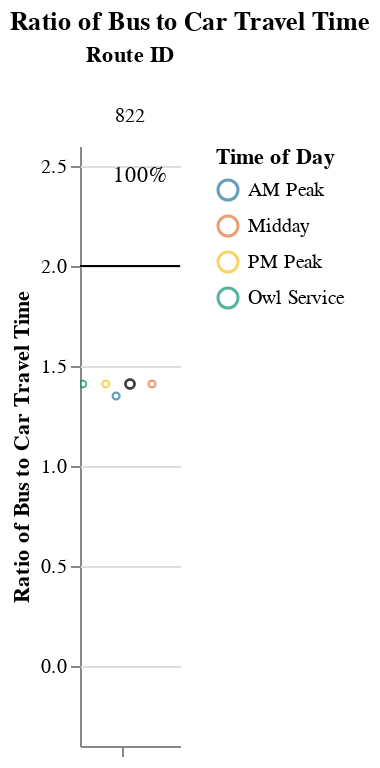
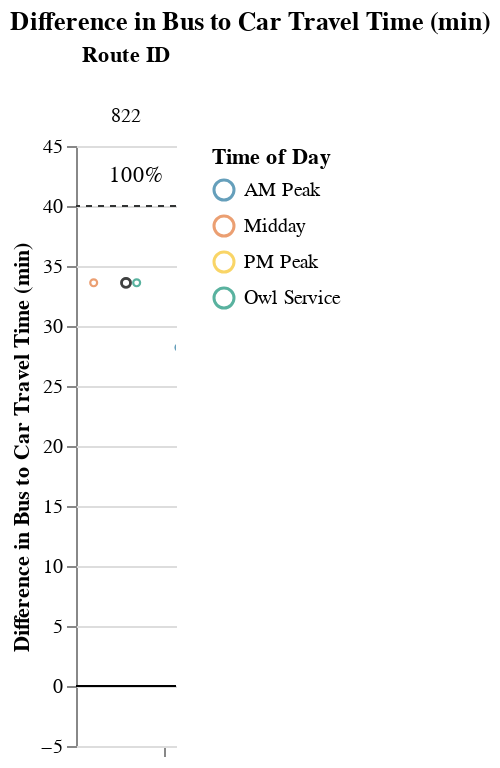

Notebook source saved alongside these figures, in order:
### Markdown cell above
### Long Routes (> 1.5 hrs)

### Code cell
route_group = "long"
try:
    display_charts_for_route_group(df, route_group)
except:
    print("No routes meet this criteria.")

### Figure 1 — Vega-Lite specification as saved in the notebook (floating-point values rounded to 4 significant figures)
{"config": {"view": {"continuousWidth": 400, "continuousHeight": 300, "stroke": null}, "facet": {"spacing": 0}}, "data": {"name": "data-ec6f1a0828b186081c77b759986deba5"}, "facet": {"column": {"field": "route_id", "sort": ["822"], "title": "Route ID", "type": "nominal"}}, "spec": {"layer": [{"mark": "rule", "encoding": {"color": {"value": "black"}, "y": {"field": "cutoff", "type": "quantitative"}}, "selection": {"selector003": {"type": "interval", "bind": "scales", "encodings": ["x", "y"]}}}, {"mark": {"type": "point", "opacity": 0.65, "size": 12, "strokeWidth": 1.1}, "encoding": {"color": {"field": "time_of_day", "scale": {"range": ["#136C97", "#E16B26", "#F6BF16", "#00896B", "#7790A3", "#5B559C"]}, "sort": ["AM Peak", "Midday", "PM Peak", "Owl Service"], "title": "Time of Day", "type": "nominal"}, "tooltip": [{"field": "route_id", "type": "nominal"}, {"field": "trip_id", "type": "nominal"}, {"field": "service_hours", "type": "quantitative"}, {"field": "car_duration_hours", "type": "quantitative"}, {"field": "bus_multiplier", "type": "quantitative"}, {"field": "bus_difference", "type": "quantitative"}, {"field": "num_trips", "type": "quantitative"}, {"field": "num_competitive", "type": "quantitative"}, {"field": "pct_trips_competitive", "type": "quantitative"}, {"field": "p25", "type": "quantitative"}, {"field": "p50", "type": "quantitative"}, {"field": "p75", "type": "quantitative"}], "x": {"axis": {"grid": false, "labels": false, "ticks": true, "values": [0]}, "field": "jitter", "scale": {}, "title": null, "type": "quantitative"}, "y": {"field": "bus_multiplier", "scale": {"domain": [-0.25, 2.5]}, "title": "Ratio of Bus to Car Travel Time", "type": "quantitative"}}, "transform": [{"calculate": "sqrt(-2*log(random()))*cos(2*PI*random())", "as": "jitter"}], "width": 50}, {"layer": [{"mark": {"type": "point", "opacity": 0.6, "size": 20, "strokeWidth": 1.3}, "encoding": {"color": {"value": "#323434"}, "y": {"field": "bus_multiplier", "type": "quantitative"}}, "transform": [{"filter": "(datum.p50_trip === 1)"}]}, {"mark": {"type": "text", "align": "center", "baseline": "middle"}, "encoding": {"color": {"value": "black"}, "text": {"field": "pct_trips_competitive", "format": ".0%", "type": "quantitative"}, "tooltip": [{"field": "route_id", "type": "nominal"}, {"field": "trip_id", "type": "nominal"}, {"field": "service_hours", "type": "quantitative"}, {"field": "car_duration_hours", "type": "quantitative"}, {"field": "bus_multiplier", "type": "quantitative"}, {"field": "bus_difference", "type": "quantitative"}, {"field": "num_trips", "type": "quantitative"}, {"field": "num_competitive", "type": "quantitative"}, {"field": "pct_trips_competitive", "type": "quantitative"}, {"field": "p25", "type": "quantitative"}, {"field": "p50", "type": "quantitative"}, {"field": "p75", "type": "quantitative"}], "x": {"value": 30}, "y": {"value": 15}}, "transform": [{"calculate": "sqrt(-2*log(random()))*cos(2*PI*random())", "as": "jitter"}, {"filter": "(datum.fastest_trip === 1)"}]}]}]}, "resolve": {"scale": {"y": "shared"}}, "title": "Ratio of Bus to Car Travel Time", "$schema": "https://vega.github.io/schema/vega-lite/v4.17.0.json", "datasets": {"data-ec6f1a0828b186081c77b759986deba5": [{"calitp_itp_id": 42, "trip_key": -3175372383375127757, "trip_id": "t_1194487_b_23002_tn_0", "shape_id": "p_179049", "route_id": "822", "service_hours": 1.83, "trip_first_departure_ts": 33300, "trip_last_arrival_ts": 39900, "departure_hour": 9, "time_of_day": "AM Peak", "p25": 1.92, "p50": 1.92, "p75": 1.92, "p50_trip": 0, "fastest_trip": 1, "car_duration_hours": 1.36, "competitive_route": 1, "bus_multiplier": 1.35, "bus_difference": 28.2, "num_trips": 5, "num_competitive": 5, "pct_trips_competitive": 1.0, "bus_difference_spread": 10.2, "route_group": "long", "max_trip_hrs": 2.0, "max_trip_route_group": 2.55, "name": "Blue Lake Rancheria", "caltrans_district": "01 - Eureka", "drmt_organization_name": null, "cutoff2": 40, "cutoff": 2}, {"calitp_itp_id": 42, "trip_key": -802452632623895397, "trip_id": "t_1194480_b_23002_tn_0", "shape_id": "p_179043", "route_id": "822", "service_hours": 1.92, "trip_first_departure_ts": 62400, "trip_last_arrival_ts": 69300, "departure_hour": 17, "time_of_day": "PM Peak", "p25": 1.92, "p50": 1.92, "p75": 1.92, "p50_trip": 1, "fastest_trip": 0, "car_duration_hours": 1.36, "competitive_route": 1, "bus_multiplier": 1.41, "bus_difference": 33.6, "num_trips": 5, "num_competitive": 5, "pct_trips_competitive": 1.0, "bus_difference_spread": 10.2, "route_group": "long", "max_trip_hrs": 2.0, "max_trip_route_group": 2.55, "name": "Blue Lake Rancheria", "caltrans_district": "01 - Eureka", "drmt_organization_name": null, "cutoff2": 40, "cutoff": 2}, {"calitp_itp_id": 42, "trip_key": 7242940967973078295, "trip_id": "t_1194478_b_23002_tn_0", "shape_id": "p_179043", "route_id": "822", "service_hours": 1.92, "trip_first_departure_ts": 24360, "trip_last_arrival_ts": 31260, "departure_hour": 6, "time_of_day": "Owl Service", "p25": 1.92, "p50": 1.92, "p75": 1.92, "p50_trip": 1, "fastest_trip": 0, "car_duration_hours": 1.36, "competitive_route": 1, "bus_multiplier": 1.41, "bus_difference": 33.6, "num_trips": 5, "num_competitive": 5, "pct_trips_competitive": 1.0, "bus_difference_spread": 10.2, "route_group": "long", "max_trip_hrs": 2.0, "max_trip_route_group": 2.55, "name": "Blue Lake Rancheria", "caltrans_district": "01 - Eureka", "drmt_organization_name": null, "cutoff2": 40, "cutoff": 2}, {"calitp_itp_id": 42, "trip_key": -5381631097348447121, "trip_id": "t_1194477_b_23002_tn_0", "shape_id": "p_179043", "route_id": "822", "service_hours": 1.92, "trip_first_departure_ts": 40800, "trip_last_arrival_ts": 47700, "departure_hour": 11, "time_of_day": "Midday", "p25": 1.92, "p50": 1.92, "p75": 1.92, "p50_trip": 1, "fastest_trip": 0, "car_duration_hours": 1.36, "competitive_route": 1, "bus_multiplier": 1.41, "bus_difference": 33.6, "num_trips": 5, "num_competitive": 5, "pct_trips_competitive": 1.0, "bus_difference_spread": 10.2, "route_group": "long", "max_trip_hrs": 2.0, "max_trip_route_group": 2.55, "name": "Blue Lake Rancheria", "caltrans_district": "01 - Eureka", "drmt_organization_name": null, "cutoff2": 40, "cutoff": 2}, {"calitp_itp_id": 42, "trip_key": 1678998890025832350, "trip_id": "t_1194483_b_23002_tn_0", "shape_id": "p_179044", "route_id": "822", "service_hours": 2.0, "trip_first_departure_ts": 54300, "trip_last_arrival_ts": 61500, "departure_hour": 15, "time_of_day": "Midday", "p25": 1.92, "p50": 1.92, "p75": 1.92, "p50_trip": 0, "fastest_trip": 0, "car_duration_hours": 1.36, "competitive_route": 1, "bus_multiplier": 1.47, "bus_difference": 38.4, "num_trips": 5, "num_competitive": 5, "pct_trips_competitive": 1.0, "bus_difference_spread": 10.2, "route_group": "long", "max_trip_hrs": 2.0, "max_trip_route_group": 2.55, "name": "Blue Lake Rancheria", "caltrans_district": "01 - Eureka", "drmt_organization_name": null, "cutoff2": 40, "cutoff": 2}]}}

### Figure 2 — Vega-Lite specification as saved in the notebook (floating-point values rounded to 4 significant figures)
{"config": {"view": {"continuousWidth": 400, "continuousHeight": 300, "stroke": null}, "facet": {"spacing": 0}}, "data": {"name": "data-31bf56bddf68adf3f438a4392dad8132"}, "facet": {"column": {"field": "route_id", "sort": ["822"], "title": "Route ID", "type": "nominal"}}, "spec": {"layer": [{"mark": "rule", "encoding": {"color": {"value": "black"}, "y": {"field": "cutoff", "type": "quantitative"}}, "selection": {"selector004": {"type": "interval", "bind": "scales", "encodings": ["x", "y"]}}}, {"mark": {"type": "rule", "strokeDash": [3, 3]}, "encoding": {"color": {"value": "#323434"}, "y": {"field": "cutoff2", "type": "quantitative"}}}, {"mark": {"type": "point", "opacity": 0.65, "size": 12, "strokeWidth": 1.1}, "encoding": {"color": {"field": "time_of_day", "scale": {"range": ["#136C97", "#E16B26", "#F6BF16", "#00896B", "#7790A3", "#5B559C"]}, "sort": ["AM Peak", "Midday", "PM Peak", "Owl Service"], "title": "Time of Day", "type": "nominal"}, "tooltip": [{"field": "route_id", "type": "nominal"}, {"field": "trip_id", "type": "nominal"}, {"field": "service_hours", "type": "quantitative"}, {"field": "car_duration_hours", "type": "quantitative"}, {"field": "bus_multiplier", "type": "quantitative"}, {"field": "bus_difference", "type": "quantitative"}, {"field": "num_trips", "type": "quantitative"}, {"field": "num_competitive", "type": "quantitative"}, {"field": "pct_trips_competitive", "type": "quantitative"}, {"field": "p25", "type": "quantitative"}, {"field": "p50", "type": "quantitative"}, {"field": "p75", "type": "quantitative"}], "x": {"axis": {"grid": false, "labels": false, "ticks": true, "values": [0]}, "field": "jitter", "scale": {}, "title": null, "type": "quantitative"}, "y": {"field": "bus_difference", "scale": {"domain": [-5, 45.0]}, "title": "Difference in Bus to Car Travel Time (min)", "type": "quantitative"}}, "transform": [{"calculate": "sqrt(-2*log(random()))*cos(2*PI*random())", "as": "jitter"}], "width": 50}, {"layer": [{"mark": {"type": "point", "opacity": 0.6, "size": 20, "strokeWidth": 1.3}, "encoding": {"color": {"value": "#323434"}, "y": {"field": "bus_difference", "type": "quantitative"}}, "transform": [{"filter": "(datum.p50_trip === 1)"}]}, {"mark": {"type": "text", "align": "center", "baseline": "middle"}, "encoding": {"color": {"value": "black"}, "text": {"field": "pct_trips_competitive", "format": ".0%", "type": "quantitative"}, "tooltip": [{"field": "route_id", "type": "nominal"}, {"field": "trip_id", "type": "nominal"}, {"field": "service_hours", "type": "quantitative"}, {"field": "car_duration_hours", "type": "quantitative"}, {"field": "bus_multiplier", "type": "quantitative"}, {"field": "bus_difference", "type": "quantitative"}, {"field": "num_trips", "type": "quantitative"}, {"field": "num_competitive", "type": "quantitative"}, {"field": "pct_trips_competitive", "type": "quantitative"}, {"field": "p25", "type": "quantitative"}, {"field": "p50", "type": "quantitative"}, {"field": "p75", "type": "quantitative"}], "x": {"value": 30}, "y": {"value": 15}}, "transform": [{"calculate": "sqrt(-2*log(random()))*cos(2*PI*random())", "as": "jitter"}, {"filter": "(datum.fastest_trip === 1)"}]}]}]}, "resolve": {"scale": {"y": "shared"}}, "title": "Difference in Bus to Car Travel Time (min)", "$schema": "https://vega.github.io/schema/vega-lite/v4.17.0.json", "datasets": {"data-31bf56bddf68adf3f438a4392dad8132": [{"calitp_itp_id": 42, "trip_key": -3175372383375127757, "trip_id": "t_1194487_b_23002_tn_0", "shape_id": "p_179049", "route_id": "822", "service_hours": 1.83, "trip_first_departure_ts": 33300, "trip_last_arrival_ts": 39900, "departure_hour": 9, "time_of_day": "AM Peak", "p25": 1.92, "p50": 1.92, "p75": 1.92, "p50_trip": 0, "fastest_trip": 1, "car_duration_hours": 1.36, "competitive_route": 1, "bus_multiplier": 1.35, "bus_difference": 28.2, "num_trips": 5, "num_competitive": 5, "pct_trips_competitive": 1.0, "bus_difference_spread": 10.2, "route_group": "long", "max_trip_hrs": 2.0, "max_trip_route_group": 2.55, "name": "Blue Lake Rancheria", "caltrans_district": "01 - Eureka", "drmt_organization_name": null, "cutoff2": 40, "cutoff": 0}, {"calitp_itp_id": 42, "trip_key": -802452632623895397, "trip_id": "t_1194480_b_23002_tn_0", "shape_id": "p_179043", "route_id": "822", "service_hours": 1.92, "trip_first_departure_ts": 62400, "trip_last_arrival_ts": 69300, "departure_hour": 17, "time_of_day": "PM Peak", "p25": 1.92, "p50": 1.92, "p75": 1.92, "p50_trip": 1, "fastest_trip": 0, "car_duration_hours": 1.36, "competitive_route": 1, "bus_multiplier": 1.41, "bus_difference": 33.6, "num_trips": 5, "num_competitive": 5, "pct_trips_competitive": 1.0, "bus_difference_spread": 10.2, "route_group": "long", "max_trip_hrs": 2.0, "max_trip_route_group": 2.55, "name": "Blue Lake Rancheria", "caltrans_district": "01 - Eureka", "drmt_organization_name": null, "cutoff2": 40, "cutoff": 0}, {"calitp_itp_id": 42, "trip_key": 7242940967973078295, "trip_id": "t_1194478_b_23002_tn_0", "shape_id": "p_179043", "route_id": "822", "service_hours": 1.92, "trip_first_departure_ts": 24360, "trip_last_arrival_ts": 31260, "departure_hour": 6, "time_of_day": "Owl Service", "p25": 1.92, "p50": 1.92, "p75": 1.92, "p50_trip": 1, "fastest_trip": 0, "car_duration_hours": 1.36, "competitive_route": 1, "bus_multiplier": 1.41, "bus_difference": 33.6, "num_trips": 5, "num_competitive": 5, "pct_trips_competitive": 1.0, "bus_difference_spread": 10.2, "route_group": "long", "max_trip_hrs": 2.0, "max_trip_route_group": 2.55, "name": "Blue Lake Rancheria", "caltrans_district": "01 - Eureka", "drmt_organization_name": null, "cutoff2": 40, "cutoff": 0}, {"calitp_itp_id": 42, "trip_key": -5381631097348447121, "trip_id": "t_1194477_b_23002_tn_0", "shape_id": "p_179043", "route_id": "822", "service_hours": 1.92, "trip_first_departure_ts": 40800, "trip_last_arrival_ts": 47700, "departure_hour": 11, "time_of_day": "Midday", "p25": 1.92, "p50": 1.92, "p75": 1.92, "p50_trip": 1, "fastest_trip": 0, "car_duration_hours": 1.36, "competitive_route": 1, "bus_multiplier": 1.41, "bus_difference": 33.6, "num_trips": 5, "num_competitive": 5, "pct_trips_competitive": 1.0, "bus_difference_spread": 10.2, "route_group": "long", "max_trip_hrs": 2.0, "max_trip_route_group": 2.55, "name": "Blue Lake Rancheria", "caltrans_district": "01 - Eureka", "drmt_organization_name": null, "cutoff2": 40, "cutoff": 0}, {"calitp_itp_id": 42, "trip_key": 1678998890025832350, "trip_id": "t_1194483_b_23002_tn_0", "shape_id": "p_179044", "route_id": "822", "service_hours": 2.0, "trip_first_departure_ts": 54300, "trip_last_arrival_ts": 61500, "departure_hour": 15, "time_of_day": "Midday", "p25": 1.92, "p50": 1.92, "p75": 1.92, "p50_trip": 0, "fastest_trip": 0, "car_duration_hours": 1.36, "competitive_route": 1, "bus_multiplier": 1.47, "bus_difference": 38.4, "num_trips": 5, "num_competitive": 5, "pct_trips_competitive": 1.0, "bus_difference_spread": 10.2, "route_group": "long", "max_trip_hrs": 2.0, "max_trip_route_group": 2.55, "name": "Blue Lake Rancheria", "caltrans_district": "01 - Eureka", "drmt_organization_name": null, "cutoff2": 40, "cutoff": 0}]}}
